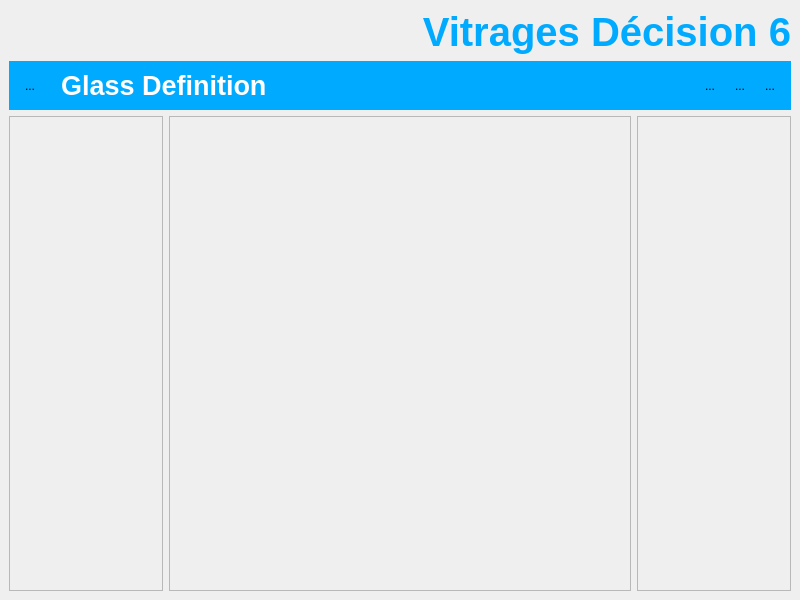
<?xml version="1.0" encoding="UTF-8"?>
<ui version="4.0">
 <class>GlassScreen</class>
 <widget class="QMainWindow" name="GlassScreen">
  <property name="geometry">
   <rect>
    <x>0</x>
    <y>0</y>
    <width>800</width>
    <height>600</height>
   </rect>
  </property>
  <property name="windowTitle">
   <string>Vitrages Décision</string>
  </property>
  <property name="windowIcon">
   <iconset resource="design_res.qrc">
    <normaloff>:/design/images/logo.ico</normaloff>:/design/images/logo.ico</iconset>
  </property>
  <widget class="QWidget" name="centralwidget">
   <layout class="QVBoxLayout" name="verticalLayout">
    <item>
     <widget class="QFrame" name="frameHeader">
      <property name="frameShape">
       <enum>QFrame::NoFrame</enum>
      </property>
      <property name="frameShadow">
       <enum>QFrame::Raised</enum>
      </property>
      <layout class="QVBoxLayout" name="verticalLayout_2">
       <property name="leftMargin">
        <number>0</number>
       </property>
       <property name="topMargin">
        <number>0</number>
       </property>
       <property name="rightMargin">
        <number>0</number>
       </property>
       <property name="bottomMargin">
        <number>0</number>
       </property>
       <item>
        <widget class="QLabel" name="lblProductName">
         <property name="font">
          <font>
           <pointsize>30</pointsize>
           <weight>75</weight>
           <bold>true</bold>
          </font>
         </property>
         <property name="styleSheet">
          <string notr="true">color: rgb(0, 170, 255);</string>
         </property>
         <property name="text">
          <string>Vitrages Décision 6</string>
         </property>
         <property name="alignment">
          <set>Qt::AlignRight|Qt::AlignTrailing|Qt::AlignVCenter</set>
         </property>
        </widget>
       </item>
       <item>
        <widget class="QFrame" name="frameTitle">
         <property name="styleSheet">
          <string notr="true">background-color: rgb(0, 170, 255);</string>
         </property>
         <property name="frameShape">
          <enum>QFrame::NoFrame</enum>
         </property>
         <property name="frameShadow">
          <enum>QFrame::Raised</enum>
         </property>
         <layout class="QHBoxLayout" name="horizontalLayout">
          <item>
           <widget class="QToolButton" name="btnHome">
            <property name="text">
             <string>...</string>
            </property>
            <property name="icon">
             <iconset resource="design_res.qrc">
              <normaloff>:/design/images/header/home.png</normaloff>:/design/images/header/home.png</iconset>
            </property>
            <property name="iconSize">
             <size>
              <width>32</width>
              <height>32</height>
             </size>
            </property>
            <property name="autoRaise">
             <bool>true</bool>
            </property>
           </widget>
          </item>
          <item>
           <widget class="QLabel" name="lblIcon">
            <property name="text">
             <string/>
            </property>
            <property name="pixmap">
             <pixmap resource="design_res.qrc">:/design/images/title/glass.png</pixmap>
            </property>
           </widget>
          </item>
          <item>
           <widget class="QLabel" name="lblGlass">
            <property name="font">
             <font>
              <pointsize>20</pointsize>
              <weight>75</weight>
              <bold>true</bold>
             </font>
            </property>
            <property name="styleSheet">
             <string notr="true">color: rgb(255, 255, 255);</string>
            </property>
            <property name="text">
             <string>Glass Definition</string>
            </property>
           </widget>
          </item>
          <item>
           <spacer name="horizontalSpacer">
            <property name="orientation">
             <enum>Qt::Horizontal</enum>
            </property>
            <property name="sizeHint" stdset="0">
             <size>
              <width>40</width>
              <height>20</height>
             </size>
            </property>
           </spacer>
          </item>
          <item>
           <widget class="QToolButton" name="btnRun">
            <property name="text">
             <string>...</string>
            </property>
            <property name="icon">
             <iconset resource="design_res.qrc">
              <normaloff>:/design/images/header/run.png</normaloff>:/design/images/header/run.png</iconset>
            </property>
            <property name="iconSize">
             <size>
              <width>32</width>
              <height>32</height>
             </size>
            </property>
            <property name="autoRaise">
             <bool>true</bool>
            </property>
           </widget>
          </item>
          <item>
           <widget class="QToolButton" name="btnSetting">
            <property name="text">
             <string>...</string>
            </property>
            <property name="icon">
             <iconset resource="design_res.qrc">
              <normaloff>:/design/images/header/settings_button.png</normaloff>:/design/images/header/settings_button.png</iconset>
            </property>
            <property name="iconSize">
             <size>
              <width>32</width>
              <height>32</height>
             </size>
            </property>
            <property name="autoRaise">
             <bool>true</bool>
            </property>
           </widget>
          </item>
          <item>
           <widget class="QToolButton" name="btnQuit">
            <property name="text">
             <string>...</string>
            </property>
            <property name="icon">
             <iconset resource="design_res.qrc">
              <normaloff>:/design/images/header/shut_down.png</normaloff>:/design/images/header/shut_down.png</iconset>
            </property>
            <property name="iconSize">
             <size>
              <width>32</width>
              <height>32</height>
             </size>
            </property>
            <property name="autoRaise">
             <bool>true</bool>
            </property>
           </widget>
          </item>
         </layout>
        </widget>
       </item>
      </layout>
     </widget>
    </item>
    <item>
     <widget class="QFrame" name="frameContent">
      <property name="sizePolicy">
       <sizepolicy hsizetype="Preferred" vsizetype="Expanding">
        <horstretch>0</horstretch>
        <verstretch>0</verstretch>
       </sizepolicy>
      </property>
      <property name="frameShape">
       <enum>QFrame::NoFrame</enum>
      </property>
      <property name="frameShadow">
       <enum>QFrame::Raised</enum>
      </property>
      <layout class="QGridLayout" name="gridLayout">
       <property name="leftMargin">
        <number>0</number>
       </property>
       <property name="topMargin">
        <number>0</number>
       </property>
       <property name="rightMargin">
        <number>0</number>
       </property>
       <property name="bottomMargin">
        <number>0</number>
       </property>
       <item row="0" column="0">
        <widget class="QFrame" name="frameWidget">
         <property name="frameShape">
          <enum>QFrame::StyledPanel</enum>
         </property>
         <property name="frameShadow">
          <enum>QFrame::Raised</enum>
         </property>
        </widget>
       </item>
       <item row="0" column="1" colspan="3">
        <widget class="QFrame" name="frameGlass">
         <property name="styleSheet">
          <string notr="true">border-image: url(:/design/images/glass_background.png) 0 0 0 0 stretch stretch;
border-width: 0px;</string>
         </property>
         <property name="frameShape">
          <enum>QFrame::StyledPanel</enum>
         </property>
         <property name="frameShadow">
          <enum>QFrame::Sunken</enum>
         </property>
         <property name="lineWidth">
          <number>1</number>
         </property>
         <layout class="QVBoxLayout" name="verticalLayout_4">
          <property name="leftMargin">
           <number>0</number>
          </property>
          <property name="topMargin">
           <number>0</number>
          </property>
          <property name="rightMargin">
           <number>0</number>
          </property>
          <property name="bottomMargin">
           <number>0</number>
          </property>
         </layout>
        </widget>
       </item>
       <item row="0" column="4">
        <widget class="QFrame" name="frameProperties">
         <property name="frameShape">
          <enum>QFrame::StyledPanel</enum>
         </property>
         <property name="frameShadow">
          <enum>QFrame::Raised</enum>
         </property>
        </widget>
       </item>
      </layout>
     </widget>
    </item>
   </layout>
  </widget>
 </widget>
 <resources>
  <include location="design_res.qrc"/>
 </resources>
 <connections/>
</ui>
